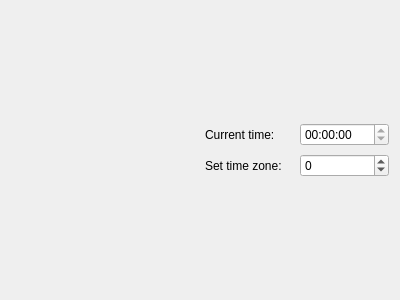
<?xml version="1.0" encoding="UTF-8"?>
<ui version="4.0">
 <class>WorldTimeForm</class>
 <widget class="QWidget" name="WorldTimeForm">
  <property name="geometry">
   <rect>
    <x>0</x>
    <y>0</y>
    <width>400</width>
    <height>300</height>
   </rect>
  </property>
  <property name="windowTitle">
   <string>World Time Clock</string>
  </property>
  <layout class="QHBoxLayout">
   <property name="spacing">
    <number>6</number>
   </property>
   <property name="margin" stdset="0">
    <number>9</number>
   </property>
   <item>
    <widget class="WorldTimeClock" name="worldTimeClock" native="true"/>
   </item>
   <item>
    <layout class="QVBoxLayout">
     <property name="spacing">
      <number>6</number>
     </property>
     <property name="margin" stdset="0">
      <number>1</number>
     </property>
     <item>
      <spacer>
       <property name="orientation">
        <enum>Qt::Orientation::Vertical</enum>
       </property>
       <property name="sizeHint" stdset="0">
        <size>
         <width>20</width>
         <height>40</height>
        </size>
       </property>
      </spacer>
     </item>
     <item>
      <layout class="QHBoxLayout">
       <property name="spacing">
        <number>6</number>
       </property>
       <property name="margin" stdset="0">
        <number>1</number>
       </property>
       <item>
        <widget class="QLabel" name="label">
         <property name="text">
          <string>Current time:</string>
         </property>
        </widget>
       </item>
       <item>
        <widget class="QTimeEdit" name="timeEdit">
         <property name="readOnly">
          <bool>true</bool>
         </property>
        </widget>
       </item>
      </layout>
     </item>
     <item>
      <layout class="QHBoxLayout">
       <property name="spacing">
        <number>6</number>
       </property>
       <property name="margin" stdset="0">
        <number>1</number>
       </property>
       <item>
        <widget class="QLabel" name="label_2">
         <property name="text">
          <string>Set time zone:</string>
         </property>
        </widget>
       </item>
       <item>
        <widget class="QSpinBox" name="spinBox">
         <property name="minimum">
          <number>-12</number>
         </property>
         <property name="maximum">
          <number>12</number>
         </property>
        </widget>
       </item>
      </layout>
     </item>
     <item>
      <spacer>
       <property name="orientation">
        <enum>Qt::Orientation::Vertical</enum>
       </property>
       <property name="sizeHint" stdset="0">
        <size>
         <width>20</width>
         <height>40</height>
        </size>
       </property>
      </spacer>
     </item>
    </layout>
   </item>
  </layout>
 </widget>
 <customwidgets>
  <customwidget>
   <class>WorldTimeClock</class>
   <extends>QWidget</extends>
   <header>worldtimeclock.h</header>
  </customwidget>
 </customwidgets>
 <resources/>
 <connections>
  <connection>
   <sender>spinBox</sender>
   <signal>valueChanged(int)</signal>
   <receiver>worldTimeClock</receiver>
   <slot>setTimeZone(int)</slot>
   <hints>
    <hint type="sourcelabel">
     <x>339</x>
     <y>166</y>
    </hint>
    <hint type="destinationlabel">
     <x>157</x>
     <y>230</y>
    </hint>
   </hints>
  </connection>
  <connection>
   <sender>worldTimeClock</sender>
   <signal>updated(QTime)</signal>
   <receiver>timeEdit</receiver>
   <slot>setTime(QTime)</slot>
   <hints>
    <hint type="sourcelabel">
     <x>141</x>
     <y>59</y>
    </hint>
    <hint type="destinationlabel">
     <x>291</x>
     <y>133</y>
    </hint>
   </hints>
  </connection>
 </connections>
</ui>
